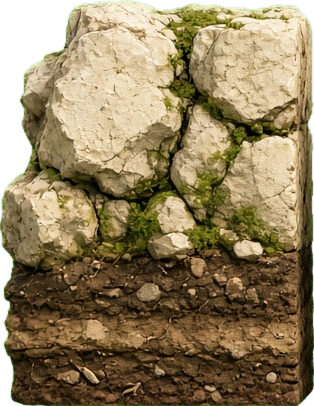
#> input picture assets/terrain/base_left.png, 314 x 406 px, given in place of image (5) terrain.jpg, which was not available
$ python make_terrain.py
#> lines starting #> are read from the running program, lines starting #| are printed output that depends on the picture; pictures that were not available may be replaced by others from this repository, and a replacement may not be noted
"""Turn Glen's terrain images into game pieces (World 1). Keys the green, crops, splits multi-piece images,
and makes fills/strips tile seamlessly."""
import os, json
import numpy as np
from PIL import Image, ImageFilter
from scipy import ndimage

SRC = r"C:/Users/big_g/Desktop/david-sling-art"
OUT = os.path.join(os.path.dirname(os.path.abspath(__file__)), "david-sling", "assets", "terrain")
os.makedirs(OUT, exist_ok=True)
img = lambda n: Image.open(os.path.join(SRC, f"image ({n}) terrain.jpg")).convert("RGB")

def key(im):
    a = np.asarray(im).astype(float); r, g, b = a[..., 0], a[..., 1], a[..., 2]
#> after `r, g, b = (a[..., 0], a[..., 1], a[..., 2])`:
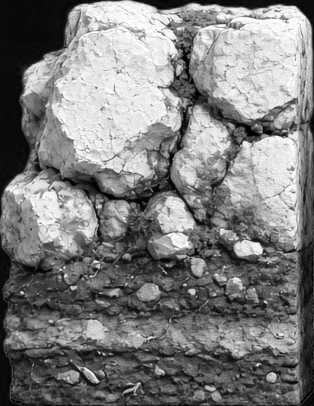
#> r: shape (406, 314) float64; min 0, max 255, mean 125.5
#> after `r, g, b = (a[..., 0], a[..., 1], a[..., 2])`:
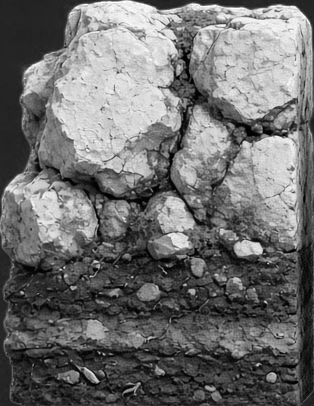
#> g: shape (406, 314) float64; min 0, max 255, mean 110.6
#> after `r, g, b = (a[..., 0], a[..., 1], a[..., 2])`:
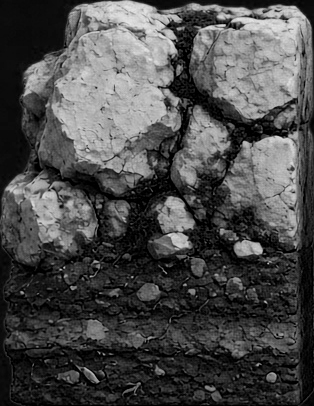
#> b: shape (406, 314) float64; min 0, max 230, mean 74.9
    ex = g - np.maximum(r, b)
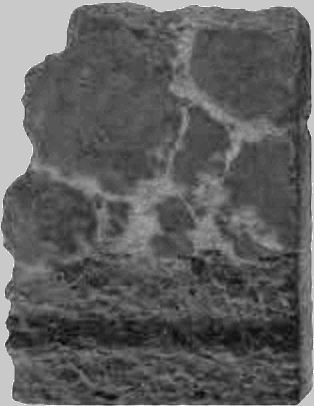
#> ex: shape (406, 314) float64; min -51, max 45, mean -15; drawn with min black and max white
    alpha = np.clip(1 - (ex - 45) / 45, 0, 1)
#> alpha: shape (406, 314) float64; every value is 1
    alpha[(g > 120) & (g > r * 1.5) & (g > b * 1.6) & (ex > 70)] = 0
    a[..., 1] = np.where(alpha < 1, np.minimum(g, np.maximum(r, b) + 25), g)     # spill on edges only
    al = Image.fromarray((alpha * 255).astype(np.uint8)).filter(ImageFilter.GaussianBlur(0.6))
#> al: PIL image 314x406 L; every value is 255
    out = Image.fromarray(a.clip(0, 255).astype(np.uint8)).convert("RGBA"); out.putalpha(al)
    return out

def crop(im):
    return im.crop(im.getchannel("A").getbbox())

def seam_x(im, blend=120):
#> called with blend = 120
    a = np.asarray(im).astype(float); W = a.shape[1]
#> after `W = a.shape[1]`: W = 314
    t = np.linspace(0, 1, blend)[None, :, None]
    a[:, :blend] = a[:, W - blend:] * (1 - t) + a[:, :blend] * t
    return Image.fromarray(a[:, :W - blend].clip(0, 255).astype(np.uint8))
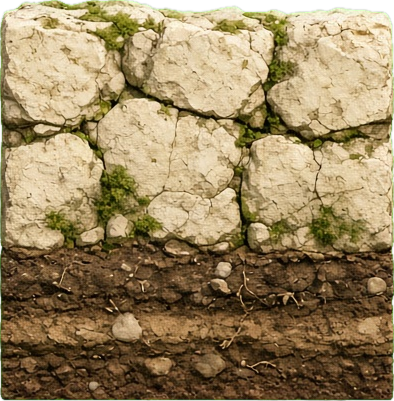
#> input picture assets/terrain/base_mid.png, 394 x 401 px, given in place of image (6) terrain.jpg, which was not available

def seam_y(im, blend=120):
#> called with blend = 120
    a = np.asarray(im).astype(float); H = a.shape[0]
#> after `H = a.shape[0]`: H = 401
    t = np.linspace(0, 1, blend)[:, None, None]
    a[:blend] = a[H - blend:] * (1 - t) + a[:blend] * t
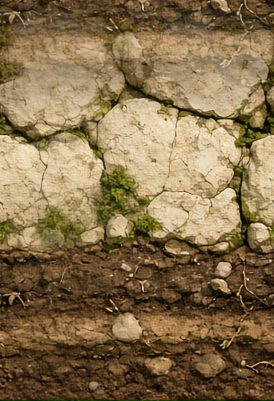
#> a: shape (401, 274, 4) float64; mean R, G, B, A 134.3, 112.1, 76.2, 255; transparent parts drawn white
    return Image.fromarray(a[:H - blend].clip(0, 255).astype(np.uint8))
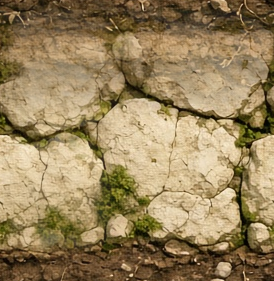
#> returned value: PIL image 274x281 RGBA; mean R, G, B, A 151.8, 130.6, 91.9, 254.9; transparent parts drawn white

def pieces(im, n):
    al = np.asarray(im)[..., 3] > 60
    lab, k = ndimage.label(ndimage.binary_closing(al, iterations=3))
    sizes = ndimage.sum(al, lab, range(1, k + 1)); order = np.argsort(sizes)[::-1][:n]
    objs = sorted([ndimage.find_objects(lab)[i] for i in order], key=lambda o: o[1].start)
    return [im.crop((o[1].start, o[0].start, o[1].stop, o[0].stop)) for o in objs]

info = {}
def save(im, name):
    im.save(os.path.join(OUT, name + ".png")); info[name] = list(im.size)

save(seam_x(crop(key(img(5)))), "topsoil")                       # grass edge + earth lip
save(seam_y(seam_x(img(6).convert("RGBA"))), "sediment")          # earth fill
save(seam_y(seam_x(img(7).convert("RGBA"))), "limestone")         # rock fill
#> (the run stopped early here; a loop or call above may not have finished)
